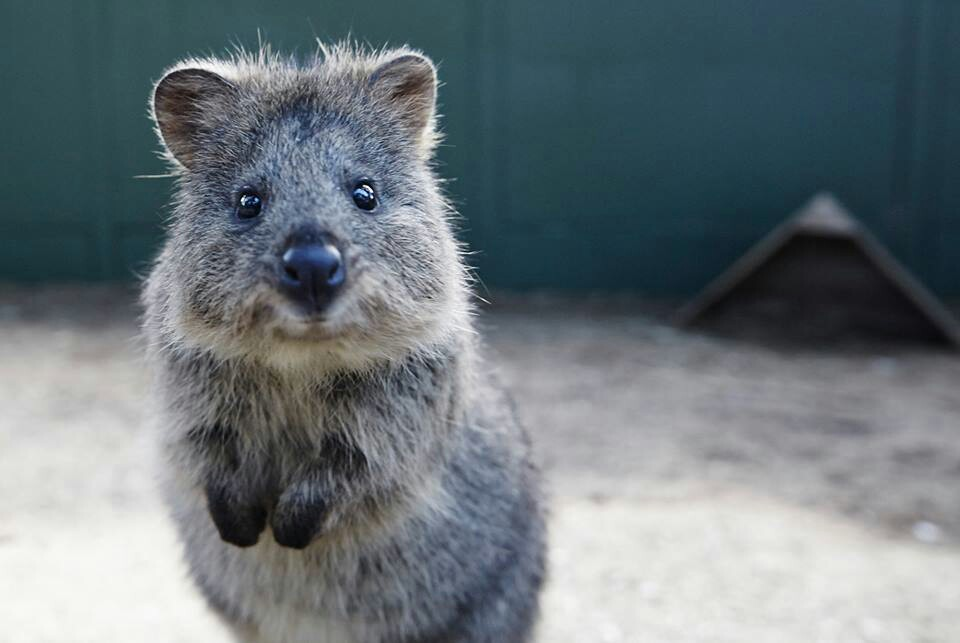
#> input picture imgaug/quokka.jpg, 960 x 643 px; its folder holds only this picture in this run
$ python -i augment.py   (imports and definitions only)
#> lines starting #> are read from the running program, lines starting #| are printed output that depends on the picture
### imgaug/imgaug.py
"""Collection of basic functions used throughout imgaug."""
from __future__ import print_function, division, absolute_import

import math
import numbers
import sys
import os
import types
import functools
# collections.abc exists since 3.3 and is expected to be used for 3.8+
try:
    from collections.abc import Iterable
except ImportError:
    from collections import Iterable

import numpy as np
import cv2
import six
import six.moves as sm
import skimage.draw
import skimage.measure
try:
    import numba
except ImportError:
    numba = None


ALL = "ALL"

DEFAULT_FONT_FP = os.path.join(
    os.path.dirname(os.path.abspath(__file__)),
    "DejaVuSans.ttf"
)


# to check if a dtype instance is among these dtypes, use e.g.
# `dtype.type in  NP_FLOAT_TYPES` do not just use `dtype in NP_FLOAT_TYPES` as
# that would fail
NP_FLOAT_TYPES = set(np.sctypes["float"])
NP_INT_TYPES = set(np.sctypes["int"])
NP_UINT_TYPES = set(np.sctypes["uint"])

IMSHOW_BACKEND_DEFAULT = "matplotlib"

IMRESIZE_VALID_INTERPOLATIONS = [
    "nearest", "linear", "area", "cubic",
    cv2.INTER_NEAREST, cv2.INTER_LINEAR, cv2.INTER_AREA, cv2.INTER_CUBIC]

# Cache dict to save kernels used for pooling.
# Added in 0.5.0.
_POOLING_KERNELS_CACHE = {}

# Added in 0.5.0.
_NUMBA_INSTALLED = numba is not None

# Added in 0.5.0.
_UINT8_DTYPE = np.dtype("uint8")


###############################################################################
# Helpers for deprecation
###############################################################################

class DeprecationWarning(Warning):  # pylint: disable=redefined-builtin
    """Warning for deprecated calls.

    Since python 2.7 DeprecatedWarning is silent by default. So we define
    our own DeprecatedWarning here so that it is not silent by default.

    """


# [38 lines left out: functions warn, warn_deprecated, not called in this run]


class deprecated(object):  # pylint: disable=invalid-name
    """Decorator to mark deprecated functions with warning.

    Adapted from
    <https://github.com/scikit-image/scikit-image/blob/master/skimage/_shared/utils.py>.

    Parameters
    ----------
    alt_func : None or str, optional
        If given, tell user what function to use instead.

    behavior : {'warn', 'raise'}, optional
        Behavior during call to deprecated function: ``warn`` means that the
        user is warned that the function is deprecated; ``raise`` means that
        an error is raised.

    removed_version : None or str, optional
        The package version in which the deprecated function will be removed.

    comment : None or str, optional
        An optional comment that will be appended to the warning message.

    """

    def __init__(self, alt_func=None, behavior="warn", removed_version=None,
                 comment=None):
        self.alt_func = alt_func
        self.behavior = behavior
        self.removed_version = removed_version
        self.comment = comment

    def __call__(self, func):
        alt_msg = None
        if self.alt_func is not None:
            alt_msg = "Use ``%s`` instead." % (self.alt_func,)

        rmv_msg = None
        if self.removed_version is not None:
            rmv_msg = "It will be removed in version %s." % (
                self.removed_version,)

        comment_msg = None
        if self.comment is not None and len(self.comment) > 0:
            comment_msg = "%s." % (self.comment.rstrip(". "),)

        addendum = " ".join([submsg
                             for submsg
                             in [alt_msg, rmv_msg, comment_msg]
                             if submsg is not None])

        # [29 lines left out: function wrapped, not called in this run]

        # modify doc string to display deprecation warning
        doc = "**Deprecated**. " + addendum
        if wrapped.__doc__ is None:
            wrapped.__doc__ = doc
        else:
            wrapped.__doc__ = doc + "\n\n    " + wrapped.__doc__

        return wrapped

###############################################################################


# [1421 lines left out: functions is_np_array, is_np_scalar, is_single_integer, is_single_float, is_single_number, is_iterable and 31 more, not called in this run]


# Added in 0.5.0.
def _min_pool_uint8_(arr, block_size, pad_mode="edge", pad_cval=255):
    return _minmax_pool_uint8_(arr, block_size, cv2.erode,
                               pad_mode=pad_mode, pad_cval=pad_cval)


# Added in 0.5.0.
def _max_pool_uint8_(arr, block_size, pad_mode="edge", pad_cval=0):
    return _minmax_pool_uint8_(arr, block_size, cv2.dilate,
                               pad_mode=pad_mode, pad_cval=pad_cval)


# Added in 0.5.0.
# [490 lines left out: functions _minmax_pool_uint8_, median_pool, _median_pool_cv2, draw_grid, show_grid, imshow and 5 more, not called in this run]


# Added in 0.5.0.
if numba is not None:
    _numbajit = numba.jit
else:
    _numbajit = _identity_decorator


class HooksImages(object):
    """Class to intervene with image augmentation runs.

    This is e.g. useful to dynamically deactivate some augmenters.

    Parameters
    ----------
    activator : None or callable, optional
        A function that gives permission to execute an augmenter.
        The expected interface is::

            ``f(images, augmenter, parents, default)``

        where ``images`` are the input images to augment, ``augmenter`` is the
        instance of the augmenter to execute, ``parents`` are previously
        executed augmenters and ``default`` is an expected default value to be
        returned if the activator function does not plan to make a decision
        for the given inputs.

    propagator : None or callable, optional
        A function that gives permission to propagate the augmentation further
        to the children of an augmenter. This happens after the activator.
        In theory, an augmenter may augment images itself (if allowed by the
        activator) and then execute child augmenters afterwards (if allowed by
        the propagator). If the activator returned ``False``, the propagation
        step will never be executed.
        The expected interface is::

            ``f(images, augmenter, parents, default)``

        with all arguments having identical meaning to the activator.

    preprocessor : None or callable, optional
        A function to call before an augmenter performed any augmentations.
        The interface is:

            ``f(images, augmenter, parents)``

        with all arguments having identical meaning to the activator.
        It is expected to return the input images, optionally modified.

    postprocessor : None or callable, optional
        A function to call after an augmenter performed augmentations.
        The interface is the same as for the `preprocessor`.

    Examples
    --------
    >>> import numpy as np
    >>> import imgaug as ia
    >>> import imgaug.augmenters as iaa
    >>> seq = iaa.Sequential([
    >>>     iaa.GaussianBlur(3.0, name="blur"),
    >>>     iaa.Dropout(0.05, name="dropout"),
    >>>     iaa.Affine(translate_px=-5, name="affine")
    >>> ])
    >>> images = [np.zeros((10, 10), dtype=np.uint8)]
    >>>
    >>> def activator(images, augmenter, parents, default):
    >>>     return False if augmenter.name in ["blur", "dropout"] else default
    >>>
    >>> seq_det = seq.to_deterministic()
    >>> images_aug = seq_det.augment_images(images)
    >>> heatmaps = [np.random.rand(*(3, 10, 10))]
    >>> heatmaps_aug = seq_det.augment_images(
    >>>     heatmaps,
    >>>     hooks=ia.HooksImages(activator=activator)
    >>> )

    This augments images and their respective heatmaps in the same way.
    The heatmaps however are only modified by ``Affine``, not by
    ``GaussianBlur`` or ``Dropout``.

    """

    # [68 lines left out: functions __init__, is_activated, is_propagating, preprocess, postprocess, not called in this run]


class HooksHeatmaps(HooksImages):
    """Class to intervene with heatmap augmentation runs.

    This is e.g. useful to dynamically deactivate some augmenters.

    This class is currently the same as the one for images. This may or may
    not change in the future.

    """


class HooksKeypoints(HooksImages):
    """Class to intervene with keypoint augmentation runs.

    This is e.g. useful to dynamically deactivate some augmenters.

    This class is currently the same as the one for images. This may or may
    not change in the future.

    """


#####################################################################
# Create classes/functions that were moved to other files and create
# DeprecatedWarnings when they are called.
#####################################################################

def _mark_moved_class_or_function(class_name_old, module_name_new,
                                  class_name_new):
    # pylint: disable=redefined-outer-name
    class_name_new = (class_name_new
                      if class_name_new is not None
                      else class_name_old)

    # [8 lines left out: function _func, not called in this run]

    return _func


MOVED = [
    ("Keypoint", "imgaug.augmentables.kps", None),
    ("KeypointsOnImage", "imgaug.augmentables.kps", None),
    ("BoundingBox", "imgaug.augmentables.bbs", None),
    ("BoundingBoxesOnImage", "imgaug.augmentables.bbs", None),
    ("Polygon", "imgaug.augmentables.polys", None),
    ("PolygonsOnImage", "imgaug.augmentables.polys", None),
    ("MultiPolygon", "imgaug.augmentables.polys", None),
    ("_ConcavePolygonRecoverer", "imgaug.augmentables.polys", None),
    ("HeatmapsOnImage", "imgaug.augmentables.heatmaps", None),
    ("SegmentationMapsOnImage", "imgaug.augmentables.segmaps", None),
    ("Batch", "imgaug.augmentables.batches", None),
    ("BatchLoader", "imgaug.multicore", None),
    ("BackgroundAugmenter", "imgaug.multicore", None),
    ("compute_geometric_median", "imgaug.augmentables.kps", None),
    ("_convert_points_to_shapely_line_string", "imgaug.augmentables.polys",
     None),
    ("_interpolate_point_pair", "imgaug.augmentables.polys", None),
    ("_interpolate_points", "imgaug.augmentables.polys", None),
    ("_interpolate_points_by_max_distance", "imgaug.augmentables.polys", None),
    ("pad", "imgaug.augmenters.size", None),
    ("pad_to_aspect_ratio", "imgaug.augmenters.size", None),
    ("pad_to_multiples_of", "imgaug.augmenters.size", None),
    ("compute_paddings_for_aspect_ratio", "imgaug.augmenters.size",
     "compute_paddings_to_reach_aspect_ratio"),
    ("compute_paddings_to_reach_multiples_of", "imgaug.augmenters.size", None),
    ("compute_paddings_to_reach_exponents_of", "imgaug.augmenters.size", None),
    ("quokka", "imgaug.data", None),
    ("quokka_square", "imgaug.data", None),
    ("quokka_heatmap", "imgaug.data", None),
    ("quokka_segmentation_map", "imgaug.data", None),
    ("quokka_keypoints", "imgaug.data", None),
    ("quokka_bounding_boxes", "imgaug.data", None),
    ("quokka_polygons", "imgaug.data", None),
]

for class_name_old, module_name_new, class_name_new in MOVED:
    locals()[class_name_old] = _mark_moved_class_or_function(
        class_name_old, module_name_new, class_name_new)
#> further down, picture is the input picture: shape (643, 960, 3); mean B, G, R 123, 118.2, 107.9

### augment.py
import imageio
import numpy as np
import imgaug as ia
import imgaug.augmenters as iaa
from imgaug.augmentables.segmaps import SegmentationMapsOnImage
import matplotlib.pyplot as plt
import cv2
from imgaug.augmenters.rigid_ import Rigid_Deform
import os

import yaml

# [2 lines not run here, left out]

# Create folders for augmented images
# [1 line that did not run here, left out]
# [1 line that did not run here, left out]
# [1 line that did not run here, left out]


# [2 lines not run here, left out]
# os.makedirs(augmented_uni_mask_folder, exist_ok=True)

# Load an example image and segmentation mask
# [1 line that did not run here, left out]
# [1 line that did not run here, left out]

#function to sort the images
def sort_files(image_folder):
  # Get a list of image filenames in the folder
  image_files = os.listdir(image_folder)
  # Sort the filenames in serial order
  sorted_files = sorted(image_files, key=lambda x: str(x.split('.')[0]))
  return sorted_files

def top_bottom_hat(image, kernel_size = (35, 35), morph_type = cv2.MORPH_ELLIPSE):
    # pass the image to contrast enhancement
#> called with kernel_size = (35, 35), morph_type = 2
    image_gray = image.copy()
    image_gray = cv2.cvtColor(image_gray, cv2.COLOR_BGR2GRAY)
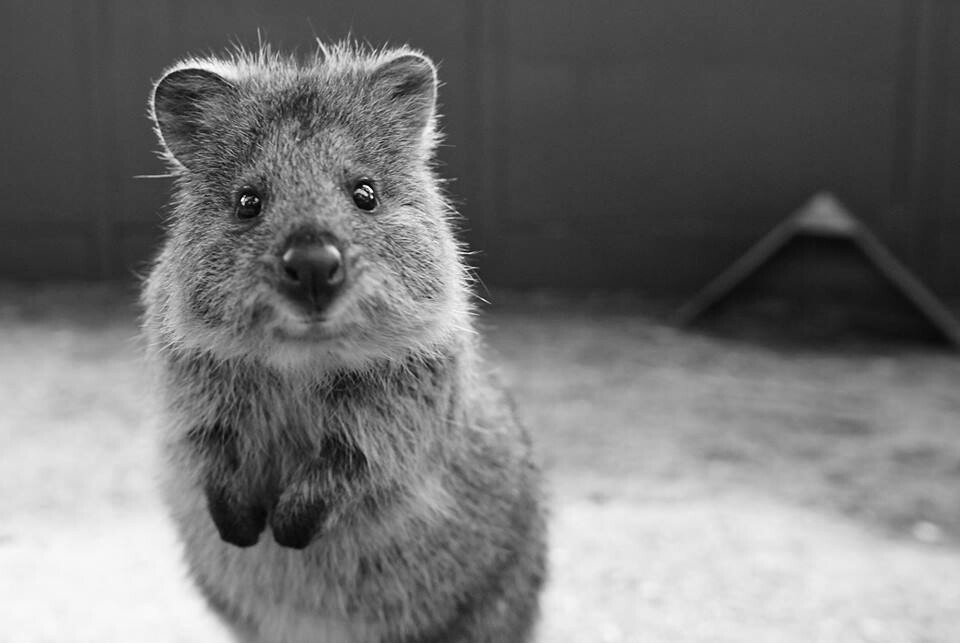
#> image_gray: shape (643, 960); min 1, max 255, mean 115.6
    kernel = cv2.getStructuringElement(morph_type, kernel_size)
    tophat = cv2.morphologyEx(image_gray, morph_type, kernel)
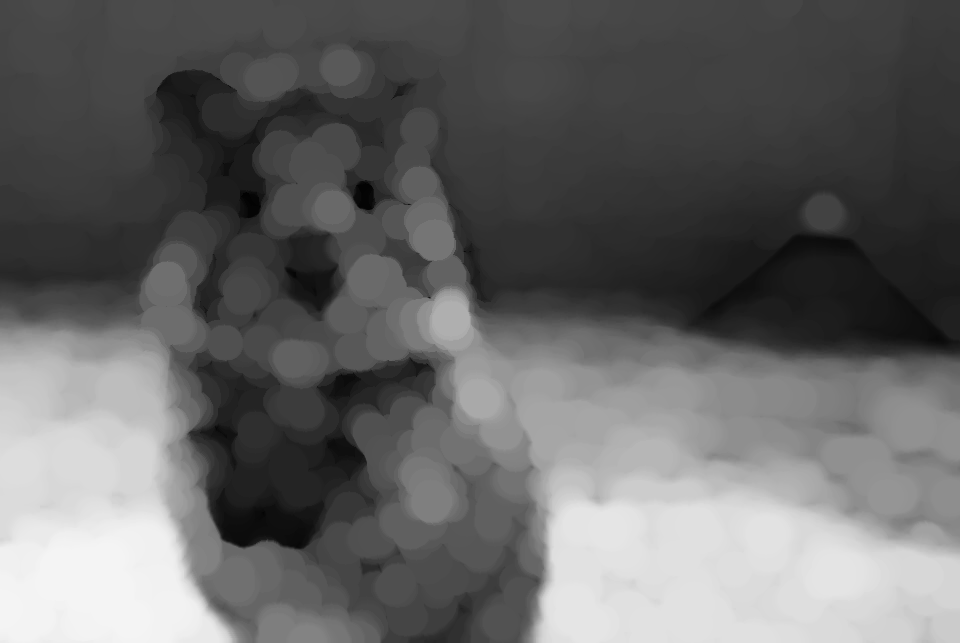
#> tophat: shape (643, 960); min 1, max 244, mean 102.2
    blackhat = cv2.morphologyEx(image_gray, morph_type, kernel)
    result_image = image_gray + tophat - blackhat
    return result_image

#sort the filenames
# [1 line that did not run here, left out]
# [1 line that did not run here, left out]

# Loop through all the files in the folder
count = 0
IMAGE_SIZE = 512 # 256
# [55 lines not run here, left out]

>>> import cv2
>>> picture = cv2.imread('imgaug/quokka.jpg')
>>> result = top_bottom_hat(picture)
